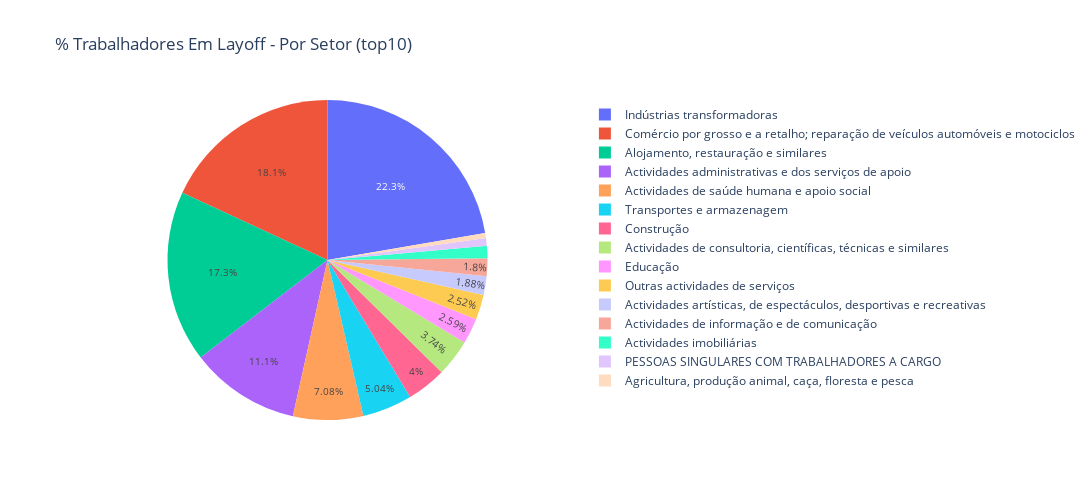

The code cell stored with this chart in its notebook:
### Code cell
#df = df_workers
#df.loc[df['Nº TRABALHADORES'] < 1.e1, 'Setor'] = 'Outros Setores'
df = df_workers.head(15)
fig = px.pie(df, values=df['Nº TRABALHADORES'], names=df['Setor'],
             title='% Trabalhadores Em Layoff - Por Setor (top10)',width=1100, height=500)
fig.update_traces(textposition='inside', textinfo='percent')
fig.update_layout(uniformtext_minsize=10, uniformtext_mode='hide')
fig.show()

### Figure 1 — Plotly figure (JSON) as saved in the notebook; plotly's stock layout.template omitted (floating-point values rounded to 4 significant figures)
{"data": [{"domain": {"x": [0, 1], "y": [0, 1]}, "hovertemplate": "Setor=%{label}<br>Nº TRABALHADORES=%{value}<extra></extra>", "labels": ["Indústrias transformadoras", "Comércio por grosso e a retalho; reparação de veículos automóveis e motociclos", "Alojamento, restauração e similares", "Actividades administrativas e dos serviços de apoio", "Actividades de saúde humana e apoio social", "Transportes e armazenagem", "Construção", "Actividades de consultoria, científicas, técnicas e similares", "Educação", "Outras actividades de serviços", "Actividades artísticas, de espectáculos, desportivas e recreativas", "Actividades de informação e de comunicação ", "Actividades imobiliárias", "PESSOAS SINGULARES COM TRABALHADORES A CARGO ", "Agricultura, produção animal, caça, floresta e pesca"], "legendgroup": "", "name": "", "showlegend": true, "textinfo": "percent", "textposition": "inside", "type": "pie", "values": [300926, 244211, 234138, 149699, 95543, 67987, 53956, 50446, 34905, 34074, 25428, 24326, 16895, 10308, 7016]}], "layout": {"height": 500, "legend": {"tracegroupgap": 0}, "title": {"text": "% Trabalhadores Em Layoff - Por Setor (top10)"}, "uniformtext": {"minsize": 10, "mode": "hide"}, "width": 1100}}
